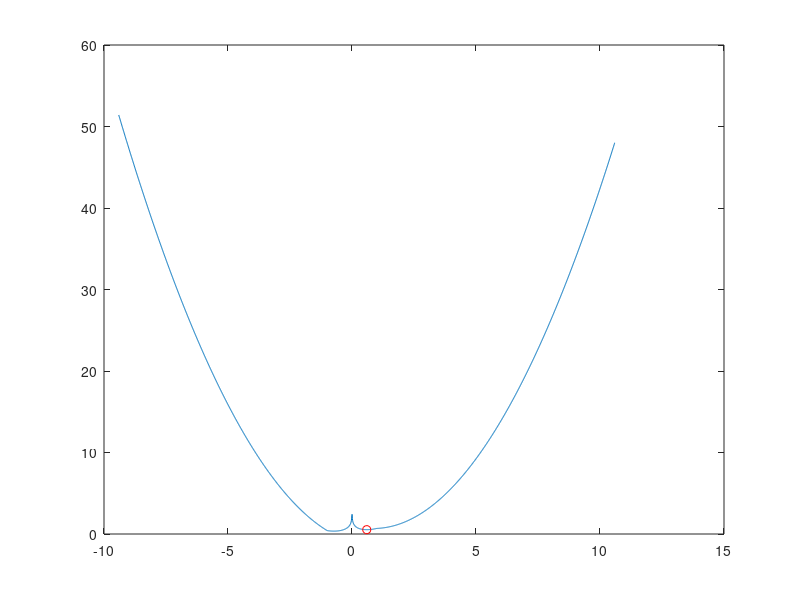
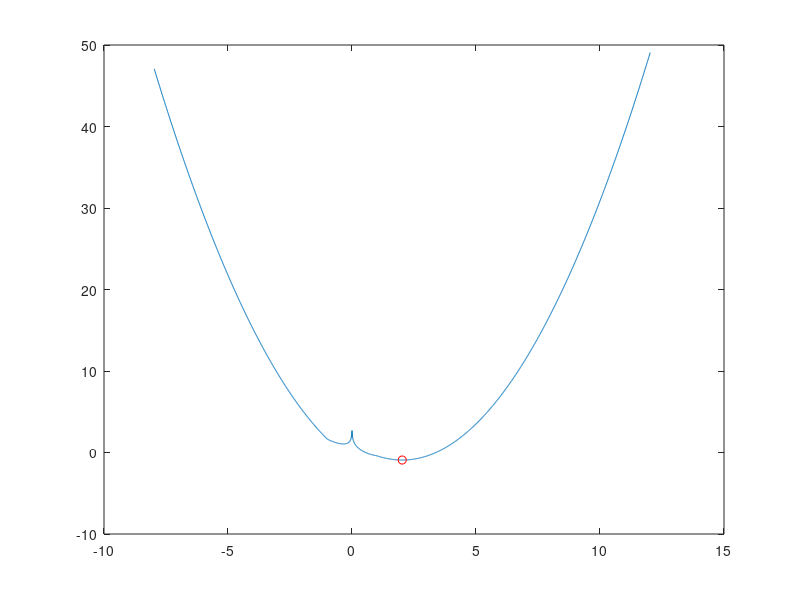
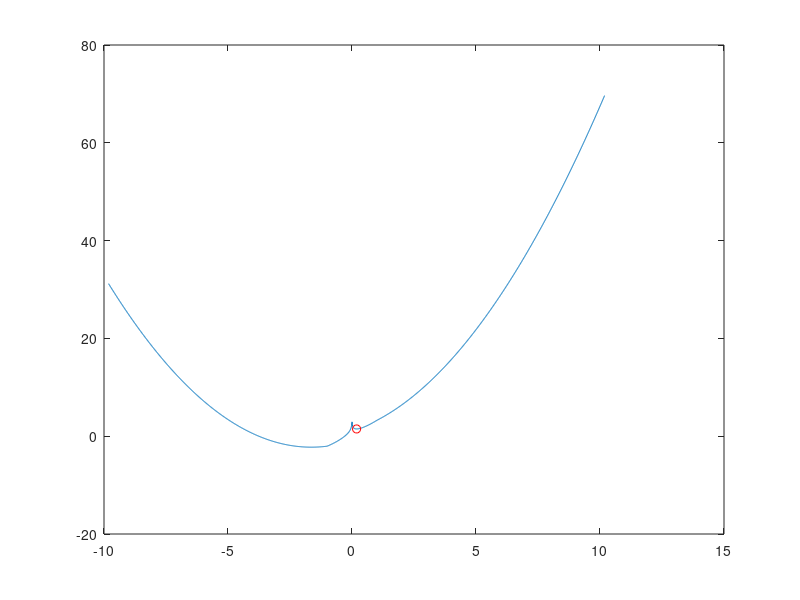
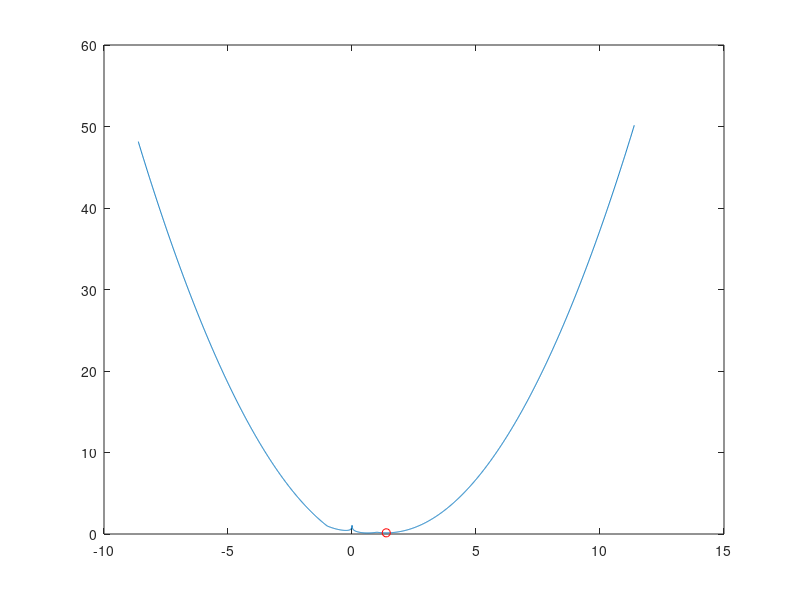

Write the MATLAB code that produced these figures, in order.
clear all; clc;

m=8;n=6;r = 3;
X = rand(m,n);
%W0 = randn(m,r);
%H0 = randn(r,n);
%X = min(1, max(-1,W0*H0));

lambda = randn(m,n);
rho=1;


p = find(X>0);
q = find(X==0);

epsilon = 0.01;

[U,S,V] = svds(X,r);
Theta = U*S*V';
Theta = max(epsilon,Theta);

W = U;
H = S*V';

A = W*H;

%for k=1:100
%% X > 0
t11 = (1 / 2*rho) * (((rho*A - lambda - 1) + sqrt((lambda - rho*A + 1).^2 + 4*rho*X)));
t22 = (1/rho) * (rho*A - lambda);

D = sqrt((lambda - rho*A + 1).^2 + 4*rho*X);
Y = rho*A - lambda;

c11 = find(Y>rho);
c12 = find(Y > (2*rho + 1 - D));
c13 = intersect(c11,c12);
c1 = intersect(c13,p); 

c21 = find (Y < (2*rho + 1 - D));
c22 = intersect(c21,c11);
c23 = intersect(c21,c22);
c2  = intersect(c23,p);

c31 = find(Y < (2*rho + 1 - D));
c32 = intersect(c31, c11);
c3  = intersect(c32,p);

c41 = find(Y < rho);
c42 = intersect(c41, c12);
c4 = intersect(c42,p);

c51 = intersect(c41,c21);
c5  = intersect(c51,p);

g11 = t11 - X.* log(t11) + t11.*lambda + rho/2 .* (t11-A).^2;
g22 = 1 + t22.*lambda + rho/2 .* (t22-A).^2;

Theta(c1) = t22(c1);

if g11(c3) < g22(c3)
    Theta(c3) = t11(c3);
else
    Theta(c3) = t22(c3);
end

Theta(c4) = 1;

Theta(c5) = t11(c5); 

%% X = 0
t44 = (rho*A - lambda + 1) ./ rho;
t33 = (rho*A - lambda) ./ rho;

Y = rho*A - lambda;

y1 = find(Y< (-rho));
q1 = intersect(q,y1);

y22 = find(Y> (-rho));
y23 = find(Y < (-rho +1));
y2  = intersect(y22,y23);
q2 = intersect(q,y2);

y3 = find(Y> (-rho +1));
y4 = find(Y<rho);
y5 = intersect(y3,y4);
q3 = intersect(q,y5); 

y6 = find(Y > rho);
y7 = find(Y < (rho+1));
y8 = intersect(y6,y7);
q4 = intersect(q,y8);

y9 = find(Y > (rho +1));
q5 = intersect(q,y9);

Theta(q1) = t33(q1);
Theta(q2) = -1; 
Theta(q3) = t44(q3);


g44 = t44  + t44.*lambda + rho/2 .* (t44-A).^2;
g33 = 1 + t33.*lambda + rho/2 .* (t33-A).^2;

if g33(q4) < g44(q4)
    Theta(q4) = t33(q4);
else
    Theta(q4) = t44(q4);
end

Theta(q5) = t33(q5);



        obj = min(1, max(-1,Theta)) - X.* log(min(1,max(-1,Theta))) + Theta.*lambda + rho/2 .* (Theta - A).^2;
        % 
        % W = (1/rho) * ((H*H') \ (H* lambda' + rho * H * Theta') );
        % W = W';
        % H = (1/rho) * ((W'*W) \ (W' * lambda + rho * W' * Theta) );
        % A = W*H;
        % lambda = lambda + rho*(Theta - A);

     for i = 1 : m
        for j = 1 : n
            thetaijint = [Theta(i,j)-10:0.01:Theta(i,j)+10]; 
            for k = 1 : length(thetaijint)
                fthetaijint(k) = min(1,max(-1,thetaijint(k))) - X(i,j).* log(min(1, max(-1,thetaijint(k)))) + thetaijint(k).*lambda(i,j) + rho/2 .* (thetaijint(k) - A(i,j)).^2;
            end

            % if min(fthetaijint) < obj(i,j)-1e-12
            %     disp('PROBLEM in your formula Atharva')
                  figure; 
            plot(thetaijint,fthetaijint);
            hold on; 
            plot(Theta(i,j),obj(i,j),'ro'); 

            %     keyboard
            % end

        end
    end

        
        % i=3;j=3;
        % error(k)= Theta(i,j);

%end
   
% figure;
% set(0, 'DefaultAxesFontSize', 20);
% set(0, 'DefaultLineLineWidth', 2);
% semilogy(error);     
